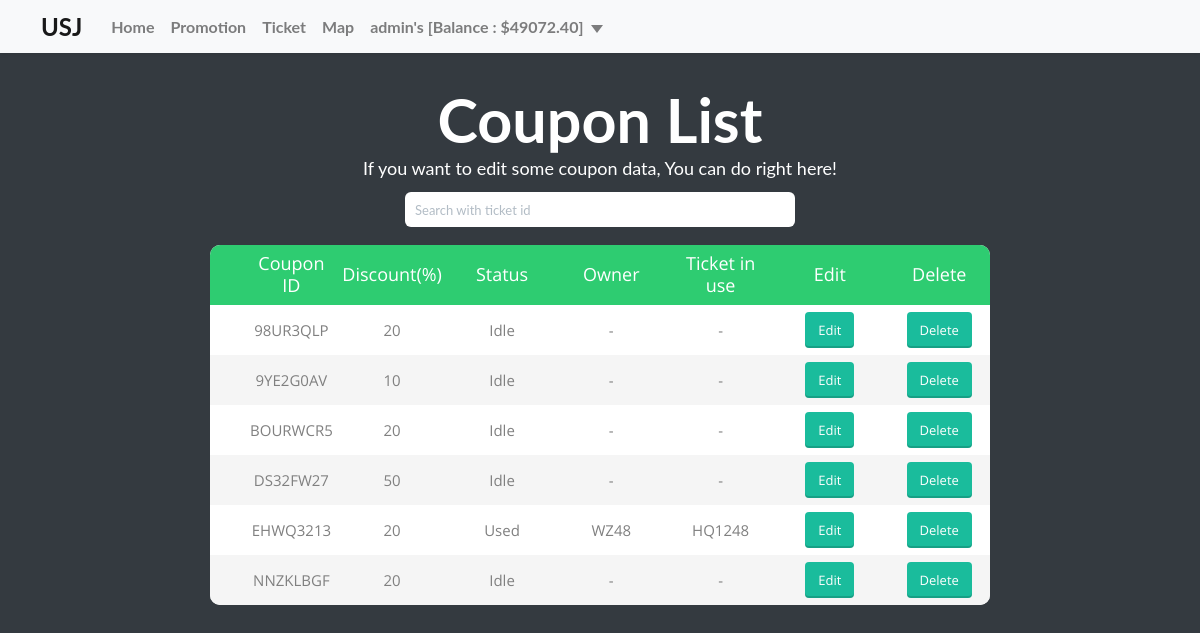
Page /Manage/Coupon-List.php (signed in) on the committed database.
### tables this page shows
CREATE TABLE `coupon` (
  `COUPON_ID` varchar(8) NOT NULL,
  `COUPON_DISCOUNT` int(10) NOT NULL,
  `COUPON_STATUS` varchar(10) NOT NULL,
  `USER_ID` varchar(4) DEFAULT NULL,
  `TICKET_ID` varchar(6) DEFAULT NULL
);

### Manage/Coupon-List.php (the view, shortened to what this page needs)
<html>
    <head>
        <link rel="stylesheet" href="../css/bootstrap.css">
        <link rel="stylesheet" href="../css/flat-ui.css">
        <link rel="stylesheet" href="../css/flat-web.css">
        <link rel="stylesheet" href="../css/style.css">
        <link rel="stylesheet" type="text/css" href="../css/coupon-table.css">
    </head>
    <body>
        <header>
            <nav id="topbar" class="navbar navbar-expand-lg navbar-light bg-light navbared shadow-sm">
                <a class="navbar-brand" href="../index.php">USJ</a>
                <div class="collapse navbar-collapse" id="navbarSupportedContent" style="width: 100%">
                    <ul class="navbar-nav mr-auto">
                        <li class="nav-item">
                            <a class="nav-link" href="../index.php">Home</a>
                        </li>
                        <li class="nav-item">
                            <a class="nav-link" href="../Promotion.php">Promotion</a>
                        </li>
                        <li class="nav-item">
                            <a class="nav-link" href="../Ticket.php">Ticket</a>
                        </li>
                        <li class="nav-item">
                            <a class="nav-link" href="../Map.php">Map</a>
                        </li>
                        <?php
                        if (!isset($_SESSION['USER_LOGON']))
                        {
                            echo "<script> window.location.replace('../index.php'); </script>";
                        }
                        else
                        {
                            if ($_SESSION['USER_STATUS'] == "1")
                            {
                                echo "<script> window.location.replace('../index.php'); </script>";
                            }
                            else
                            {
                                $sending = "<li class='nav-item dropdown'>"."\n";
                                $sending = $sending."<a class='nav-link dropdown-toggle' href='' id='navbarDropdown' role='button'";
                                $sending = $sending."data-toggle='dropdown' aria-haspopup='true' aria-expanded='false'>
                                                                        ".$_SESSION['USER_LOGON']."'s [Balance : $".$_SESSION['USER_BALANCE']."]</a>";
                                $sending = $sending."<div class='dropdown-menu' aria-labelledby='navbarDropdown'>";
                                if ($_SESSION['USER_STATUS'] == "99")
                                    $sending = $sending."<a class='dropdown-item' href='../Manage.php'> Manage </a>";
                                $sending = $sending. "<a class='dropdown-item' href='../Cart.php'> Cart </a>";
                                $sending = $sending."<a class='dropdown-item' href='../Back-end/Logout.php'> Logout </a>";
                                $sending = $sending."</div>";
                                $sending = $sending."</li>";
                                echo $sending;
                            }
                        }
                        ?>
                    </ul>
                </div>
            </nav>
        </header>
        <main>
            <div class="table-content">
                <div class="limiter">
                    <div class="container-table100">
                        <div class="wrap-table100">
                            <div class="table100">
                                <div class="jumbotron jumbotron-dark text-center">
                                    <h1>Coupon List</h1>
                                    <p>
                                        If you want to edit some coupon data, You can do right here!
                                    </p>
                                </div>
                                <form action="Coupon-List.php" method="GET">
                                    <input name="search" type="search" class="form-control input-sm half-width position-mid-v" placeholder="Search with ticket id"
                                           value="<?php if (isset($_GET['search'])) echo $_GET['search']; ?>" autofocus>
                                </form>
                                <table class="push-m">
                                    <thead>
                                    <tr class="table100-head">
                                        <th class="column1">Coupon ID</th>
                                        <th class="column2">Discount(%)</th>
                                        <th class="column3">Status</th>
                                        <th class="column4">Owner</th>
                                        <th class="column5">Ticket in use</th>
                                        <th class="column6">Edit</th>
                                        <th class="column7">Delete</th>
                                    </tr>
                                    </thead>
                                    <tbody>
                                    <?php
                                        if (isset($_GET['search']))
                                        {
                                            require('../Back-end/Connection.php');
                                            $couponID = $_GET['search'];
                                            $sql = "SELECT * FROM coupon WHERE COUPON_ID like '%".$couponID."%'";
                                            $resultAccount = mysqli_query($db, $sql);
                                            while ($row = mysqli_fetch_array($resultAccount))
                                            {
                                                echo "<tr>";
                                                for ($n = 1; $n <= 5; $n++)
                                                    echo "<td class='column$n'>".(($row[$n - 1] !== '9999') && ($row[$n - 1] !== '999999') ? htmlentities($row[$n - 1], ENT_QUOTES) : "-")."</td>";
                                                echo "<form action='../Back-end/Coupon-Edit.php' method='POST'>
                                                        <td class='column6'>
                                                          <input type='hidden' name='' value='$row[0]'>
                                                          <button type='submit' class='btn btn-sm btn-primary btn-embossed'>Edit</button>
                                                        </td> </form>";
                                                echo "<form action='../Back-end/Coupon-Delete.php' method='POST'>
                                                        <td class='column7'>
                                                          <input type='hidden' name='' value='$row[0]'>
                                                          <button type='submit' class='btn btn-sm btn-primary btn-embossed'>Delete</button>
                                                        </td> </form>";
                                                echo "</tr>";
                                            }
                                        }
                                        else
                                        {
                                            require('../Back-end/Connection.php');
                                            $sql = "SELECT * FROM coupon";
                                            $resultAccount = mysqli_query($db, $sql);
                                            while ($row = mysqli_fetch_array($resultAccount))
                                            {
                                                echo "<tr>";
                                                for ($n = 1; $n <= 5; $n++)
                                                    echo "<td class='column$n'>".(($row[$n - 1] !== '9999') && ($row[$n - 1] !== '999999') ? htmlentities($row[$n - 1], ENT_QUOTES) : "-")."</td>";
                                                echo "<form action='Coupon-Editor.php' method='POST'>
                                                        <td class='column6'>
                                                          <input type='hidden' name='COUPON_ID' value='$row[0]'>
                                                          <button type='submit' class='btn btn-sm btn-primary btn-embossed'>Edit</button>
                                                        </td> </form>";
                                                echo "<form action='../Back-end/Coupon-Delete.php' method='POST'>
                                                        <td class='column7'>
                                                          <input type='hidden' name='COUPON_ID' value='$row[0]'>
                                                          <button type='submit' class='btn btn-sm btn-primary btn-embossed'>Delete</button>
                                                        </td> </form>";
                                                echo "</tr>";
                                            }
                                        }
                                    ?>
                                    </tbody>
                                </table>
                            </div>
                        </div>
                    </div>
                </div>
            </div>
        </main>
    </body>
</html>

### css/flat-web.css (style rules this page uses)
* { margin : 0; padding : 0; }
body { background: #343A40; }
.navbared { border-radius: 0; width: 100%; padding: 0px 20px; margin-bottom: 0px; }
.jumbotron { border-radius: 0 !important; padding: 0 !important; }
.jumbotron-dark { color: white; background: rgba(0, 0, 0, 0); margin: 0; }
.text-center { text-align: center; }
.half-width { width: 50%; }
.push-m { margin-top: 18px; }
.position-mid-v { margin-left: 25%; }

### css/coupon-table.css (style rules this page uses)
* { box-sizing: border-box; }
h1,h2,h3,h4,h5,h6 { margin: 0px; }
p { margin: 0px; }
ul, li { margin: 0px; list-style-type: none; }
input { display: block; outline: none; border: none !important; margin-top: 8px; }
button { outline: none !important; border: none; background: transparent; }
.table-content { width: 70%; height: 100%; }
.limiter { width: 100%; position: absolute; left: 50%; transform: translateX(-50%); }
.container-table100 { width: 70%; min-height: 100vh; display: -webkit-box; display: -webkit-flex; display: -moz-box; display: -ms-flexbox; display: flex; justify-content: center; flex-wrap: wrap; padding: 33px 30px; position: relative; left: 50%; transform: translateX(-50%); }
.wrap-table100 { width: 100%; }
table { border-spacing: 1; border-collapse: collapse; background: white; border-radius: 10px; overflow: hidden; width: 100%; margin: 0 auto; position: relative; }
table * { position: relative; }
table td, table th { padding-left: 8px; }
table thead tr { height: 60px; background: #2ecc71; }
table tbody tr { height: 50px; }
table tbody tr:last-child { border: 0; }
table td, table th { text-align: left; }
.table100-head th { font-family: OpenSans-Regular; font-size: 18px; color: #fff; line-height: 1.2; font-weight: unset; }
tbody tr:nth-child(even) { background-color: #f5f5f5; }
tbody tr { font-family: OpenSans-Regular; font-size: 15px; color: #808080; line-height: 1.2; font-weight: unset; }
.column1 { text-align: center; width: 14.2%; padding-left: 40px; }
.column2 { text-align: center; width: 14.2%; }
.column3 { text-align: center; width: 14.2%; }
.column4 { text-align: center; width: 14.2%; }
.column5 { text-align: center; width: 14.2%; }
.column6 { text-align: center; width: 14.2%; }
.column7 { text-align: center; width: 14.2%; }

### rows in the picture
coupon: COUPON_ID "98UR3QLP", COUPON_DISCOUNT "20", COUPON_STATUS "Idle"
coupon: COUPON_ID "9YE2G0AV", COUPON_DISCOUNT "10", COUPON_STATUS "Idle"
coupon: COUPON_ID "BOURWCR5", COUPON_DISCOUNT "20", COUPON_STATUS "Idle"
coupon: COUPON_ID "DS32FW27", COUPON_DISCOUNT "50", COUPON_STATUS "Idle"
coupon: COUPON_ID "EHWQ3213", COUPON_DISCOUNT "20", COUPON_STATUS "Used", USER_ID "WZ48", TICKET_ID "HQ1248"
coupon: COUPON_ID "NNZKLBGF", COUPON_DISCOUNT "20", COUPON_STATUS "Idle"

### other values in the picture
$_SESSION['USER_LOGON'] "admin"
$_SESSION['USER_BALANCE'] "49072.40"
